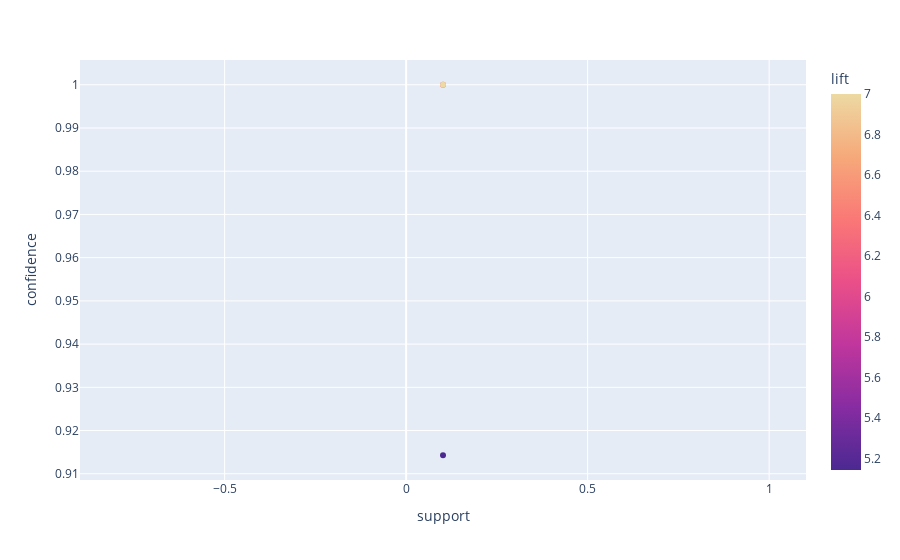

The notebook cell this image was saved under:
### Code cell
import plotly.express as px
rules_df = pd.DataFrame(association_rules, columns=['antecedents','consequents','support','confidence','lift'])
rules_df = rules_df.applymap(lambda x: list(x) if isinstance(x, frozenset) else x)
fig = px.scatter(rules_df,x="support",y="confidence",color="lift",
                 hover_data=['antecedents','consequents'],color_continuous_scale="agsunset")
fig.show()

### Figure 1 — Plotly figure (JSON) as saved in the notebook; plotly's stock layout.template omitted (floating-point values rounded to 4 significant figures)
{"data": [{"customdata": [[[33, 2], [22]], [[33, 22], [2]], [[2, 22], [33]]], "hovertemplate": "support=%{x}<br>confidence=%{y}<br>antecedents=%{customdata[0]}<br>consequents=%{customdata[1]}<br>lift=%{marker.color}<extra></extra>", "legendgroup": "", "marker": {"color": [6.058, 5.143, 7], "coloraxis": "coloraxis", "symbol": "circle"}, "mode": "markers", "name": "", "orientation": "v", "showlegend": false, "type": "scatter", "x": [0.1016, 0.1016, 0.1016], "xaxis": "x", "y": [1, 0.9143, 1], "yaxis": "y"}], "layout": {"coloraxis": {"colorbar": {"title": {"text": "lift"}}, "colorscale": [[0, "rgb(75, 41, 145)"], [0.1667, "rgb(135, 44, 162)"], [0.3333, "rgb(192, 54, 157)"], [0.5, "rgb(234, 79, 136)"], [0.6667, "rgb(250, 120, 118)"], [0.8333, "rgb(246, 169, 122)"], [1, "rgb(237, 217, 163)"]]}, "legend": {"tracegroupgap": 0}, "margin": {"t": 60}, "xaxis": {"anchor": "y", "domain": [0, 1], "title": {"text": "support"}}, "yaxis": {"anchor": "x", "domain": [0, 1], "title": {"text": "confidence"}}}}
